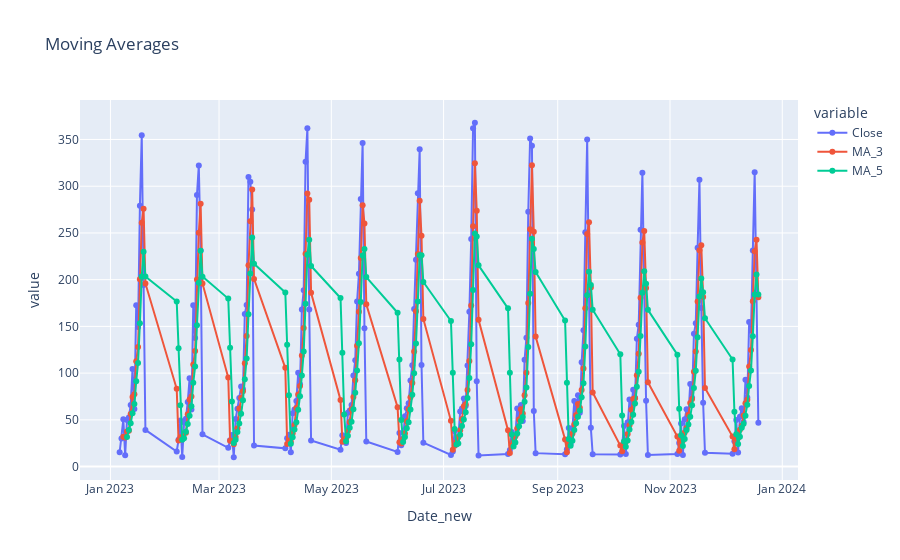

The cell this chart's notebook holds for it:
### Markdown cell above
#### Chart - 7

### Code cell
# Chart - 7 visualization code


fig = px.line(df, x='Date_new', y=['Close','MA_3', 'MA_5'], title='Moving Averages')
fig.update_traces(mode='lines+markers')
iplot(fig)

### Figure 1 — Plotly figure (JSON) as saved in the notebook; plotly's stock layout.template omitted (floating-point values rounded to 4 significant figures; data arrays with more than 128 entries replaced by an {"elided": "..."} marker saying what was removed)
{"data": [{"hovertemplate": "variable=Close<br>Date_new=%{x}<br>value=%{y}<extra></extra>", "legendgroup": "Close", "line": {"color": "#636efa", "dash": "solid"}, "marker": {"symbol": "circle"}, "mode": "lines+markers", "name": "Close", "orientation": "v", "showlegend": true, "type": "scatter", "x": {"elided": "185 str values"}, "xaxis": "x", "y": {"elided": "185 float values"}, "yaxis": "y"}, {"hovertemplate": "variable=MA_3<br>Date_new=%{x}<br>value=%{y}<extra></extra>", "legendgroup": "MA_3", "line": {"color": "#EF553B", "dash": "solid"}, "marker": {"symbol": "circle"}, "mode": "lines+markers", "name": "MA_3", "orientation": "v", "showlegend": true, "type": "scatter", "x": {"elided": "185 str values"}, "xaxis": "x", "y": {"elided": "185 float values"}, "yaxis": "y"}, {"hovertemplate": "variable=MA_5<br>Date_new=%{x}<br>value=%{y}<extra></extra>", "legendgroup": "MA_5", "line": {"color": "#00cc96", "dash": "solid"}, "marker": {"symbol": "circle"}, "mode": "lines+markers", "name": "MA_5", "orientation": "v", "showlegend": true, "type": "scatter", "x": {"elided": "185 str values"}, "xaxis": "x", "y": {"elided": "185 float values"}, "yaxis": "y"}], "layout": {"legend": {"title": {"text": "variable"}, "tracegroupgap": 0}, "title": {"text": "Moving Averages"}, "xaxis": {"anchor": "y", "domain": [0, 1], "title": {"text": "Date_new"}}, "yaxis": {"anchor": "x", "domain": [0, 1], "title": {"text": "value"}}}}
